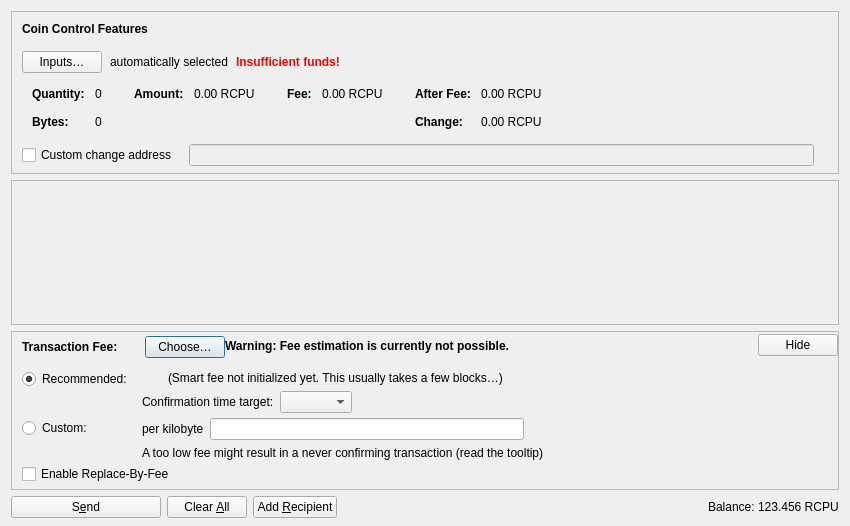
<?xml version="1.0" encoding="UTF-8"?>
<ui version="4.0">
 <class>SendCoinsDialog</class>
 <widget class="QDialog" name="SendCoinsDialog">
  <property name="geometry">
   <rect>
    <x>0</x>
    <y>0</y>
    <width>850</width>
    <height>526</height>
   </rect>
  </property>
  <property name="windowTitle">
   <string>Send Coins</string>
  </property>
  <layout class="QVBoxLayout" name="verticalLayout" stretch="0,1,0,0">
   <property name="bottomMargin">
    <number>8</number>
   </property>
   <item>
    <widget class="QFrame" name="frameCoinControl">
     <property name="sizePolicy">
      <sizepolicy hsizetype="Expanding" vsizetype="Expanding">
       <horstretch>0</horstretch>
       <verstretch>0</verstretch>
      </sizepolicy>
     </property>
     <property name="maximumSize">
      <size>
       <width>16777215</width>
       <height>16777215</height>
      </size>
     </property>
     <property name="frameShape">
      <enum>QFrame::StyledPanel</enum>
     </property>
     <property name="frameShadow">
      <enum>QFrame::Sunken</enum>
     </property>
     <layout class="QVBoxLayout" name="verticalLayoutCoinControl2">
      <property name="spacing">
       <number>0</number>
      </property>
      <property name="leftMargin">
       <number>0</number>
      </property>
      <property name="topMargin">
       <number>0</number>
      </property>
      <property name="rightMargin">
       <number>0</number>
      </property>
      <property name="bottomMargin">
       <number>6</number>
      </property>
      <item>
       <layout class="QVBoxLayout" name="verticalLayoutCoinControl" stretch="0,0,0,0,1">
        <property name="spacing">
         <number>0</number>
        </property>
        <property name="leftMargin">
         <number>10</number>
        </property>
        <property name="topMargin">
         <number>10</number>
        </property>
        <item>
         <layout class="QHBoxLayout" name="horizontalLayoutCoinControl1">
          <property name="bottomMargin">
           <number>15</number>
          </property>
          <item>
           <widget class="QLabel" name="labelCoinControlFeatures">
            <property name="sizePolicy">
             <sizepolicy hsizetype="Preferred" vsizetype="Maximum">
              <horstretch>0</horstretch>
              <verstretch>0</verstretch>
             </sizepolicy>
            </property>
            <property name="font">
             <font>
              <weight>75</weight>
              <bold>true</bold>
             </font>
            </property>
            <property name="styleSheet">
             <string notr="true">font-weight:bold;</string>
            </property>
            <property name="text">
             <string>Coin Control Features</string>
            </property>
           </widget>
          </item>
         </layout>
        </item>
        <item>
         <layout class="QHBoxLayout" name="horizontalLayoutCoinControl2" stretch="0,0,0,0">
          <property name="spacing">
           <number>8</number>
          </property>
          <property name="bottomMargin">
           <number>10</number>
          </property>
          <item>
           <widget class="QPushButton" name="pushButtonCoinControl">
            <property name="styleSheet">
             <string notr="true"/>
            </property>
            <property name="text">
             <string>Inputs…</string>
            </property>
            <property name="autoDefault">
             <bool>false</bool>
            </property>
           </widget>
          </item>
          <item>
           <widget class="QLabel" name="labelCoinControlAutomaticallySelected">
            <property name="text">
             <string>automatically selected</string>
            </property>
            <property name="margin">
             <number>5</number>
            </property>
           </widget>
          </item>
          <item>
           <widget class="QLabel" name="labelCoinControlInsuffFunds">
            <property name="font">
             <font>
              <weight>75</weight>
              <bold>true</bold>
             </font>
            </property>
            <property name="styleSheet">
             <string notr="true">color:red;font-weight:bold;</string>
            </property>
            <property name="text">
             <string>Insufficient funds!</string>
            </property>
            <property name="margin">
             <number>5</number>
            </property>
           </widget>
          </item>
          <item>
           <spacer name="horizontalSpacerCoinControl">
            <property name="orientation">
             <enum>Qt::Horizontal</enum>
            </property>
            <property name="sizeHint" stdset="0">
             <size>
              <width>40</width>
              <height>1</height>
             </size>
            </property>
           </spacer>
          </item>
         </layout>
        </item>
        <item>
         <widget class="QWidget" name="widgetCoinControl" native="true">
          <property name="sizePolicy">
           <sizepolicy hsizetype="Preferred" vsizetype="Preferred">
            <horstretch>0</horstretch>
            <verstretch>0</verstretch>
           </sizepolicy>
          </property>
          <property name="minimumSize">
           <size>
            <width>0</width>
            <height>0</height>
           </size>
          </property>
          <property name="styleSheet">
           <string notr="true"/>
          </property>
          <layout class="QHBoxLayout" name="horizontalLayoutCoinControl5">
           <property name="leftMargin">
            <number>0</number>
           </property>
           <property name="topMargin">
            <number>0</number>
           </property>
           <property name="rightMargin">
            <number>0</number>
           </property>
           <property name="bottomMargin">
            <number>0</number>
           </property>
           <item>
            <layout class="QHBoxLayout" name="horizontalLayoutCoinControl3" stretch="0,0,0,1">
             <property name="spacing">
              <number>20</number>
             </property>
             <property name="topMargin">
              <number>0</number>
             </property>
             <property name="bottomMargin">
              <number>10</number>
             </property>
             <item>
              <layout class="QFormLayout" name="formLayoutCoinControl1">
               <property name="labelAlignment">
                <set>Qt::AlignLeft|Qt::AlignVCenter</set>
               </property>
               <property name="horizontalSpacing">
                <number>10</number>
               </property>
               <property name="verticalSpacing">
                <number>14</number>
               </property>
               <property name="leftMargin">
                <number>10</number>
               </property>
               <property name="topMargin">
                <number>4</number>
               </property>
               <property name="rightMargin">
                <number>6</number>
               </property>
               <item row="0" column="0">
                <widget class="QLabel" name="labelCoinControlQuantityText">
                 <property name="font">
                  <font>
                   <weight>75</weight>
                   <bold>true</bold>
                  </font>
                 </property>
                 <property name="text">
                  <string>Quantity:</string>
                 </property>
                 <property name="margin">
                  <number>0</number>
                 </property>
                </widget>
               </item>
               <item row="0" column="1">
                <widget class="QLabel" name="labelCoinControlQuantity">
                 <property name="cursor">
                  <cursorShape>IBeamCursor</cursorShape>
                 </property>
                 <property name="contextMenuPolicy">
                  <enum>Qt::ActionsContextMenu</enum>
                 </property>
                 <property name="text">
                  <string notr="true">0</string>
                 </property>
                 <property name="margin">
                  <number>0</number>
                 </property>
                 <property name="textInteractionFlags">
                  <set>Qt::LinksAccessibleByMouse|Qt::TextSelectableByKeyboard|Qt::TextSelectableByMouse</set>
                 </property>
                </widget>
               </item>
               <item row="1" column="0">
                <widget class="QLabel" name="labelCoinControlBytesText">
                 <property name="font">
                  <font>
                   <weight>75</weight>
                   <bold>true</bold>
                  </font>
                 </property>
                 <property name="text">
                  <string>Bytes:</string>
                 </property>
                </widget>
               </item>
               <item row="1" column="1">
                <widget class="QLabel" name="labelCoinControlBytes">
                 <property name="cursor">
                  <cursorShape>IBeamCursor</cursorShape>
                 </property>
                 <property name="contextMenuPolicy">
                  <enum>Qt::ActionsContextMenu</enum>
                 </property>
                 <property name="text">
                  <string notr="true">0</string>
                 </property>
                 <property name="textInteractionFlags">
                  <set>Qt::LinksAccessibleByMouse|Qt::TextSelectableByKeyboard|Qt::TextSelectableByMouse</set>
                 </property>
                </widget>
               </item>
              </layout>
             </item>
             <item>
              <layout class="QFormLayout" name="formLayoutCoinControl2">
               <property name="horizontalSpacing">
                <number>10</number>
               </property>
               <property name="verticalSpacing">
                <number>14</number>
               </property>
               <property name="leftMargin">
                <number>6</number>
               </property>
               <property name="topMargin">
                <number>4</number>
               </property>
               <property name="rightMargin">
                <number>6</number>
               </property>
               <item row="0" column="0">
                <widget class="QLabel" name="labelCoinControlAmountText">
                 <property name="font">
                  <font>
                   <weight>75</weight>
                   <bold>true</bold>
                  </font>
                 </property>
                 <property name="text">
                  <string>Amount:</string>
                 </property>
                 <property name="margin">
                  <number>0</number>
                 </property>
                </widget>
               </item>
               <item row="0" column="1">
                <widget class="QLabel" name="labelCoinControlAmount">
                 <property name="cursor">
                  <cursorShape>IBeamCursor</cursorShape>
                 </property>
                 <property name="contextMenuPolicy">
                  <enum>Qt::ActionsContextMenu</enum>
                 </property>
                 <property name="text">
                  <string notr="true">0.00 RCPU</string>
                 </property>
                 <property name="textInteractionFlags">
                  <set>Qt::LinksAccessibleByMouse|Qt::TextSelectableByKeyboard|Qt::TextSelectableByMouse</set>
                 </property>
                </widget>
               </item>
              </layout>
             </item>
             <item>
              <layout class="QFormLayout" name="formLayoutCoinControl3">
               <property name="horizontalSpacing">
                <number>10</number>
               </property>
               <property name="verticalSpacing">
                <number>14</number>
               </property>
               <property name="leftMargin">
                <number>6</number>
               </property>
               <property name="topMargin">
                <number>4</number>
               </property>
               <property name="rightMargin">
                <number>6</number>
               </property>
               <item row="0" column="0">
                <widget class="QLabel" name="labelCoinControlFeeText">
                 <property name="font">
                  <font>
                   <weight>75</weight>
                   <bold>true</bold>
                  </font>
                 </property>
                 <property name="text">
                  <string>Fee:</string>
                 </property>
                 <property name="margin">
                  <number>0</number>
                 </property>
                </widget>
               </item>
               <item row="0" column="1">
                <widget class="QLabel" name="labelCoinControlFee">
                 <property name="cursor">
                  <cursorShape>IBeamCursor</cursorShape>
                 </property>
                 <property name="contextMenuPolicy">
                  <enum>Qt::ActionsContextMenu</enum>
                 </property>
                 <property name="text">
                  <string notr="true">0.00 RCPU</string>
                 </property>
                 <property name="textInteractionFlags">
                  <set>Qt::LinksAccessibleByMouse|Qt::TextSelectableByKeyboard|Qt::TextSelectableByMouse</set>
                 </property>
                </widget>
               </item>
              </layout>
             </item>
             <item>
              <layout class="QFormLayout" name="formLayoutCoinControl4">
               <property name="labelAlignment">
                <set>Qt::AlignLeft|Qt::AlignVCenter</set>
               </property>
               <property name="horizontalSpacing">
                <number>10</number>
               </property>
               <property name="verticalSpacing">
                <number>14</number>
               </property>
               <property name="leftMargin">
                <number>6</number>
               </property>
               <property name="topMargin">
                <number>4</number>
               </property>
               <property name="rightMargin">
                <number>6</number>
               </property>
               <item row="0" column="0">
                <widget class="QLabel" name="labelCoinControlAfterFeeText">
                 <property name="font">
                  <font>
                   <weight>75</weight>
                   <bold>true</bold>
                  </font>
                 </property>
                 <property name="text">
                  <string>After Fee:</string>
                 </property>
                 <property name="margin">
                  <number>0</number>
                 </property>
                </widget>
               </item>
               <item row="0" column="1">
                <widget class="QLabel" name="labelCoinControlAfterFee">
                 <property name="cursor">
                  <cursorShape>IBeamCursor</cursorShape>
                 </property>
                 <property name="contextMenuPolicy">
                  <enum>Qt::ActionsContextMenu</enum>
                 </property>
                 <property name="text">
                  <string notr="true">0.00 RCPU</string>
                 </property>
                 <property name="textInteractionFlags">
                  <set>Qt::LinksAccessibleByMouse|Qt::TextSelectableByKeyboard|Qt::TextSelectableByMouse</set>
                 </property>
                </widget>
               </item>
               <item row="1" column="0">
                <widget class="QLabel" name="labelCoinControlChangeText">
                 <property name="font">
                  <font>
                   <weight>75</weight>
                   <bold>true</bold>
                  </font>
                 </property>
                 <property name="text">
                  <string>Change:</string>
                 </property>
                </widget>
               </item>
               <item row="1" column="1">
                <widget class="QLabel" name="labelCoinControlChange">
                 <property name="cursor">
                  <cursorShape>IBeamCursor</cursorShape>
                 </property>
                 <property name="contextMenuPolicy">
                  <enum>Qt::ActionsContextMenu</enum>
                 </property>
                 <property name="text">
                  <string notr="true">0.00 RCPU</string>
                 </property>
                 <property name="textInteractionFlags">
                  <set>Qt::LinksAccessibleByMouse|Qt::TextSelectableByKeyboard|Qt::TextSelectableByMouse</set>
                 </property>
                </widget>
               </item>
              </layout>
             </item>
            </layout>
           </item>
          </layout>
         </widget>
        </item>
        <item>
         <layout class="QHBoxLayout" name="horizontalLayoutCoinControl4" stretch="0,0,0">
          <property name="spacing">
           <number>12</number>
          </property>
          <property name="sizeConstraint">
           <enum>QLayout::SetDefaultConstraint</enum>
          </property>
          <property name="topMargin">
           <number>5</number>
          </property>
          <property name="rightMargin">
           <number>5</number>
          </property>
          <item>
           <widget class="QCheckBox" name="checkBoxCoinControlChange">
            <property name="toolTip">
             <string>If this is activated, but the change address is empty or invalid, change will be sent to a newly generated address.</string>
            </property>
            <property name="text">
             <string>Custom change address</string>
            </property>
           </widget>
          </item>
          <item>
           <widget class="QValidatedLineEdit" name="lineEditCoinControlChange">
            <property name="enabled">
             <bool>false</bool>
            </property>
            <property name="sizePolicy">
             <sizepolicy hsizetype="Expanding" vsizetype="Fixed">
              <horstretch>0</horstretch>
              <verstretch>0</verstretch>
             </sizepolicy>
            </property>
           </widget>
          </item>
          <item>
           <widget class="QLabel" name="labelCoinControlChangeLabel">
            <property name="sizePolicy">
             <sizepolicy hsizetype="Preferred" vsizetype="Expanding">
              <horstretch>0</horstretch>
              <verstretch>0</verstretch>
             </sizepolicy>
            </property>
            <property name="minimumSize">
             <size>
              <width>0</width>
              <height>0</height>
             </size>
            </property>
            <property name="text">
             <string/>
            </property>
            <property name="margin">
             <number>3</number>
            </property>
           </widget>
          </item>
         </layout>
        </item>
        <item>
         <spacer name="verticalSpacerCoinControl">
          <property name="orientation">
           <enum>Qt::Vertical</enum>
          </property>
          <property name="sizeHint" stdset="0">
           <size>
            <width>800</width>
            <height>1</height>
           </size>
          </property>
         </spacer>
        </item>
       </layout>
      </item>
     </layout>
    </widget>
   </item>
   <item>
    <widget class="QScrollArea" name="scrollArea">
     <property name="widgetResizable">
      <bool>true</bool>
     </property>
     <widget class="QWidget" name="scrollAreaWidgetContents">
      <property name="geometry">
       <rect>
        <x>0</x>
        <y>0</y>
        <width>830</width>
        <height>104</height>
       </rect>
      </property>
      <layout class="QVBoxLayout" name="verticalLayout_2" stretch="0,1">
       <property name="leftMargin">
        <number>0</number>
       </property>
       <property name="topMargin">
        <number>0</number>
       </property>
       <property name="rightMargin">
        <number>0</number>
       </property>
       <property name="bottomMargin">
        <number>0</number>
       </property>
       <item>
        <layout class="QVBoxLayout" name="entries">
         <property name="spacing">
          <number>6</number>
         </property>
        </layout>
       </item>
       <item>
        <spacer name="verticalSpacer">
         <property name="orientation">
          <enum>Qt::Vertical</enum>
         </property>
         <property name="sizeHint" stdset="0">
          <size>
           <width>20</width>
           <height>40</height>
          </size>
         </property>
        </spacer>
       </item>
      </layout>
     </widget>
    </widget>
   </item>
   <item>
    <widget class="QFrame" name="frameFee">
     <property name="sizePolicy">
      <sizepolicy hsizetype="Expanding" vsizetype="Expanding">
       <horstretch>0</horstretch>
       <verstretch>0</verstretch>
      </sizepolicy>
     </property>
     <property name="maximumSize">
      <size>
       <width>16777215</width>
       <height>16777215</height>
      </size>
     </property>
     <property name="frameShape">
      <enum>QFrame::StyledPanel</enum>
     </property>
     <property name="frameShadow">
      <enum>QFrame::Sunken</enum>
     </property>
     <layout class="QVBoxLayout" name="verticalLayoutFee1">
      <property name="spacing">
       <number>0</number>
      </property>
      <property name="leftMargin">
       <number>0</number>
      </property>
      <property name="topMargin">
       <number>0</number>
      </property>
      <property name="rightMargin">
       <number>0</number>
      </property>
      <property name="bottomMargin">
       <number>0</number>
      </property>
      <item>
       <layout class="QVBoxLayout" name="verticalLayoutFee2" stretch="0,0,0">
        <property name="spacing">
         <number>0</number>
        </property>
        <property name="leftMargin">
         <number>10</number>
        </property>
        <property name="topMargin">
         <number>0</number>
        </property>
        <item>
         <layout class="QHBoxLayout" name="horizontalLayoutFee1">
          <property name="bottomMargin">
           <number>0</number>
          </property>
          <item>
           <layout class="QVBoxLayout" name="verticalLayoutFee7">
            <property name="spacing">
             <number>0</number>
            </property>
            <item>
             <spacer name="verticalSpacerSmartFee">
              <property name="orientation">
               <enum>Qt::Vertical</enum>
              </property>
              <property name="sizeType">
               <enum>QSizePolicy::Fixed</enum>
              </property>
              <property name="sizeHint" stdset="0">
               <size>
                <width>1</width>
                <height>4</height>
               </size>
              </property>
             </spacer>
            </item>
            <item>
             <layout class="QHBoxLayout" name="horizontalLayoutSmartFee">
              <property name="spacing">
               <number>10</number>
              </property>
              <item>
               <widget class="QLabel" name="labelFeeHeadline">
                <property name="sizePolicy">
                 <sizepolicy hsizetype="Preferred" vsizetype="Maximum">
                  <horstretch>0</horstretch>
                  <verstretch>0</verstretch>
                 </sizepolicy>
                </property>
                <property name="font">
                 <font>
                  <weight>75</weight>
                  <bold>true</bold>
                 </font>
                </property>
                <property name="styleSheet">
                 <string notr="true">font-weight:bold;</string>
                </property>
                <property name="text">
                 <string>Transaction Fee:</string>
                </property>
               </widget>
              </item>
              <item>
               <widget class="QLabel" name="labelFeeMinimized">
                <property name="text">
                 <string/>
                </property>
               </widget>
              </item>
              <item>
               <widget class="QPushButton" name="buttonChooseFee">
                <property name="text">
                 <string>Choose…</string>
                </property>
               </widget>
              </item>
             </layout>
            </item>
            <item>
             <spacer name="verticalSpacer_5">
              <property name="orientation">
               <enum>Qt::Vertical</enum>
              </property>
              <property name="sizeHint" stdset="0">
               <size>
                <width>1</width>
                <height>1</height>
               </size>
              </property>
             </spacer>
            </item>
           </layout>
          </item>
          <item>
           <widget class="QLabel" name="fallbackFeeWarningLabel">
            <property name="toolTip">
             <string>Using the fallbackfee can result in sending a transaction that will take several hours or days (or never) to confirm. Consider choosing your fee manually or wait until you have validated the complete chain.</string>
            </property>
            <property name="font">
            <font>
                <weight>75</weight>
                <bold>true</bold>
            </font>
            </property>
            <property name="text">
             <string>Warning: Fee estimation is currently not possible.</string>
            </property>
            <property name="wordWrap">
             <bool>false</bool>
            </property>
           </widget>
          </item>
          <item>
           <spacer name="horizontalSpacer_4">
            <property name="orientation">
             <enum>Qt::Horizontal</enum>
            </property>
            <property name="sizeType">
             <enum>QSizePolicy::MinimumExpanding</enum>
            </property>
            <property name="sizeHint" stdset="0">
             <size>
              <width>40</width>
              <height>20</height>
             </size>
            </property>
           </spacer>
          </item>
          <item>
           <widget class="QPushButton" name="buttonMinimizeFee">
            <property name="toolTip">
             <string>Hide transaction fee settings</string>
            </property>
            <property name="text">
             <string>Hide</string>
            </property>
           </widget>
          </item>
         </layout>
        </item>
        <item>
         <widget class="QFrame" name="frameFeeSelection">
          <layout class="QVBoxLayout" name="verticalLayoutFee12">
           <property name="spacing">
            <number>0</number>
           </property>
           <property name="leftMargin">
            <number>0</number>
           </property>
           <property name="topMargin">
            <number>0</number>
           </property>
           <property name="rightMargin">
            <number>0</number>
           </property>
           <property name="bottomMargin">
            <number>0</number>
           </property>
           <item>
            <layout class="QGridLayout" name="gridLayoutFee">
             <property name="topMargin">
              <number>10</number>
             </property>
             <property name="bottomMargin">
              <number>4</number>
             </property>
             <property name="horizontalSpacing">
              <number>10</number>
             </property>
             <property name="verticalSpacing">
              <number>4</number>
             </property>
             <item row="1" column="1">
              <layout class="QVBoxLayout" name="verticalLayoutFee8">
               <property name="spacing">
                <number>6</number>
               </property>
               <item>
                <layout class="QHBoxLayout" name="horizontalLayoutFee13">
                 <item>
                  <widget class="QLabel" name="labelCustomPerKilobyte">
                   <property name="toolTip">
                    <string>Specify a custom fee per kB (1,000 bytes) of the transaction's virtual size.

Note:  Since the fee is calculated on a per-byte basis, a fee rate of "100 satoshis per kvB" for a transaction size of 500 virtual bytes (half of 1 kvB) would ultimately yield a fee of only 50 satoshis.</string>
                   </property>
                   <property name="text">
                    <string>per kilobyte</string>
                   </property>
                  </widget>
                 </item>
                 <item>
                  <widget class="BitcoinAmountField" name="customFee"/>
                 </item>
                 <item>
                  <spacer name="horizontalSpacer_6">
                   <property name="orientation">
                    <enum>Qt::Horizontal</enum>
                   </property>
                   <property name="sizeHint" stdset="0">
                    <size>
                     <width>1</width>
                     <height>1</height>
                    </size>
                   </property>
                  </spacer>
                 </item>
                </layout>
               </item>
               <item>
                <layout class="QHBoxLayout" name="horizontalLayoutFee8">
                 <item>
                  <widget class="QLabel" name="labelCustomFeeWarning">
                   <property name="enabled">
                    <bool>true</bool>
                   </property>
                   <property name="toolTip">
                    <string>When there is less transaction volume than space in the blocks, miners as well as relaying nodes may enforce a minimum fee. Paying only this minimum fee is just fine, but be aware that this can result in a never confirming transaction once there is more demand for bitcoin transactions than the network can process.</string>
                   </property>
                   <property name="text">
                    <string>A too low fee might result in a never confirming transaction (read the tooltip)</string>
                   </property>
                  </widget>
                 </item>
                 <item>
                  <spacer name="horizontalSpacer_2">
                   <property name="orientation">
                    <enum>Qt::Horizontal</enum>
                   </property>
                   <property name="sizeHint" stdset="0">
                    <size>
                     <width>1</width>
                     <height>1</height>
                    </size>
                   </property>
                  </spacer>
                 </item>
                </layout>
               </item>
              </layout>
             </item>
             <item row="0" column="0">
              <layout class="QVBoxLayout" name="verticalLayoutFee4" stretch="0,1">
               <item>
                <widget class="QRadioButton" name="radioSmartFee">
                 <property name="text">
                  <string>Recommended:</string>
                 </property>
                 <property name="checked">
                  <bool>true</bool>
                 </property>
                 <attribute name="buttonGroup">
                  <string notr="true">groupFee</string>
                 </attribute>
                </widget>
               </item>
               <item>
                <spacer name="verticalSpacer_2">
                 <property name="orientation">
                  <enum>Qt::Vertical</enum>
                 </property>
                 <property name="sizeHint" stdset="0">
                  <size>
                   <width>1</width>
                   <height>1</height>
                  </size>
                 </property>
                </spacer>
               </item>
              </layout>
             </item>
             <item row="1" column="0">
              <layout class="QVBoxLayout" name="verticalLayoutFee9" stretch="0,1">
               <item>
                <widget class="QRadioButton" name="radioCustomFee">
                 <property name="text">
                  <string>Custom:</string>
                 </property>
                 <attribute name="buttonGroup">
                  <string notr="true">groupFee</string>
                 </attribute>
                </widget>
               </item>
               <item>
                <spacer name="verticalSpacer_6">
                 <property name="orientation">
                  <enum>Qt::Vertical</enum>
                 </property>
                 <property name="sizeHint" stdset="0">
                  <size>
                   <width>1</width>
                   <height>1</height>
                  </size>
                 </property>
                </spacer>
               </item>
              </layout>
             </item>
             <item row="0" column="1">
              <layout class="QVBoxLayout" name="verticalLayoutFee3" stretch="0,0,1">
               <property name="spacing">
                <number>6</number>
               </property>
               <property name="topMargin">
                <number>2</number>
               </property>
               <item>
                <layout class="QHBoxLayout" name="horizontalLayoutFee12">
                 <item>
                  <widget class="QLabel" name="labelSmartFee">
                   <property name="text">
                    <string/>
                   </property>
                  </widget>
                 </item>
                 <item>
                  <widget class="QLabel" name="labelFeeEstimation">
                   <property name="text">
                    <string/>
                   </property>
                  </widget>
                 </item>
                 <item>
                  <widget class="QLabel" name="labelSmartFee2">
                   <property name="text">
                    <string>(Smart fee not initialized yet. This usually takes a few blocks…)</string>
                   </property>
                  </widget>
                 </item>
                 <item>
                  <spacer name="horizontalSpacer_5">
                   <property name="orientation">
                    <enum>Qt::Horizontal</enum>
                   </property>
                   <property name="sizeHint" stdset="0">
                    <size>
                     <width>1</width>
                     <height>1</height>
                    </size>
                   </property>
                  </spacer>
                 </item>
                </layout>
               </item>
               <item>
                <layout class="QHBoxLayout" name="horizontalLayoutFee9">
                 <item>
                  <layout class="QVBoxLayout" name="verticalLayoutFee6">
                   <item>
                    <widget class="QLabel" name="labelSmartFee3">
                     <property name="text">
                      <string>Confirmation time target:</string>
                     </property>
                    </widget>
                   </item>
                  </layout>
                 </item>
                 <item>
                  <layout class="QVBoxLayout" name="verticalLayoutFee5">
                   <property name="rightMargin">
                    <number>30</number>
                   </property>
                   <item>
                    <layout class="QHBoxLayout" name="horizontalLayoutConfTarget">
                     <property name="bottomMargin">
                      <number>0</number>
                     </property>
                     <item>
                      <widget class="QComboBox" name="confTargetSelector"/>
                     </item>
                     <item>
                      <spacer name="horizontalSpacerConfTarget">
                       <property name="orientation">
                        <enum>Qt::Horizontal</enum>
                       </property>
                       <property name="sizeHint" stdset="0">
                        <size>
                         <width>40</width>
                         <height>20</height>
                        </size>
                       </property>
                      </spacer>
                     </item>
                    </layout>
                   </item>
                  </layout>
                 </item>
                </layout>
               </item>
               <item>
                <spacer name="verticalSpacer_4">
                 <property name="orientation">
                  <enum>Qt::Vertical</enum>
                 </property>
                 <property name="sizeHint" stdset="0">
                  <size>
                   <width>1</width>
                   <height>1</height>
                  </size>
                 </property>
                </spacer>
               </item>
              </layout>
             </item>
            </layout>
           </item>
           <item>
            <widget class="QCheckBox" name="optInRBF">
             <property name="text">
              <string>Enable Replace-By-Fee</string>
             </property>
             <property name="toolTip">
              <string>With Replace-By-Fee (BIP-125) you can increase a transaction's fee after it is sent. Without this, a higher fee may be recommended to compensate for increased transaction delay risk.</string>
             </property>
            </widget>
           </item>
          </layout>
         </widget>
        </item>
        <item>
         <spacer name="verticalSpacerFee">
          <property name="orientation">
           <enum>Qt::Vertical</enum>
          </property>
          <property name="sizeHint" stdset="0">
           <size>
            <width>40</width>
            <height>5</height>
           </size>
          </property>
         </spacer>
        </item>
       </layout>
      </item>
     </layout>
    </widget>
   </item>
   <item>
    <layout class="QHBoxLayout" name="horizontalLayout">
     <item>
      <widget class="QPushButton" name="sendButton">
       <property name="minimumSize">
        <size>
         <width>150</width>
         <height>0</height>
        </size>
       </property>
       <property name="toolTip">
        <string>Confirm the send action</string>
       </property>
       <property name="text">
        <string>S&amp;end</string>
       </property>
       <property name="icon">
        <iconset resource="../bitcoin.qrc">
         <normaloff>:/icons/send</normaloff>:/icons/send</iconset>
       </property>
       <property name="autoDefault">
        <bool>false</bool>
       </property>
       <property name="default">
        <bool>false</bool>
       </property>
      </widget>
     </item>
     <item>
      <widget class="QPushButton" name="clearButton">
       <property name="sizePolicy">
        <sizepolicy hsizetype="Minimum" vsizetype="Fixed">
         <horstretch>0</horstretch>
         <verstretch>0</verstretch>
        </sizepolicy>
       </property>
       <property name="toolTip">
        <string>Clear all fields of the form.</string>
       </property>
       <property name="text">
        <string>Clear &amp;All</string>
       </property>
       <property name="icon">
        <iconset resource="../bitcoin.qrc">
         <normaloff>:/icons/remove</normaloff>:/icons/remove</iconset>
       </property>
       <property name="autoDefault">
        <bool>false</bool>
       </property>
      </widget>
     </item>
     <item>
      <widget class="QPushButton" name="addButton">
       <property name="toolTip">
        <string>Send to multiple recipients at once</string>
       </property>
       <property name="text">
        <string>Add &amp;Recipient</string>
       </property>
       <property name="icon">
        <iconset resource="../bitcoin.qrc">
         <normaloff>:/icons/add</normaloff>:/icons/add</iconset>
       </property>
       <property name="autoDefault">
        <bool>false</bool>
       </property>
      </widget>
     </item>
     <item>
      <spacer name="horizontalSpacer">
       <property name="orientation">
        <enum>Qt::Horizontal</enum>
       </property>
       <property name="sizeHint" stdset="0">
        <size>
         <width>40</width>
         <height>20</height>
        </size>
       </property>
      </spacer>
     </item>
     <item>
      <layout class="QHBoxLayout" name="horizontalLayout_2">
       <property name="spacing">
        <number>3</number>
       </property>
       <item>
        <widget class="QLabel" name="labelBalanceName">
         <property name="sizePolicy">
          <sizepolicy hsizetype="Preferred" vsizetype="Fixed">
           <horstretch>0</horstretch>
           <verstretch>0</verstretch>
          </sizepolicy>
         </property>
         <property name="text">
          <string>Balance:</string>
         </property>
        </widget>
       </item>
       <item>
        <widget class="QLabel" name="labelBalance">
         <property name="sizePolicy">
          <sizepolicy hsizetype="Preferred" vsizetype="Fixed">
           <horstretch>0</horstretch>
           <verstretch>0</verstretch>
          </sizepolicy>
         </property>
         <property name="cursor">
          <cursorShape>IBeamCursor</cursorShape>
         </property>
         <property name="text">
          <string notr="true">123.456 RCPU</string>
         </property>
         <property name="textInteractionFlags">
          <set>Qt::LinksAccessibleByMouse|Qt::TextSelectableByKeyboard|Qt::TextSelectableByMouse</set>
         </property>
        </widget>
       </item>
      </layout>
     </item>
    </layout>
   </item>
  </layout>
 </widget>
 <customwidgets>
  <customwidget>
   <class>QValidatedLineEdit</class>
   <extends>QLineEdit</extends>
   <header>qt/qvalidatedlineedit.h</header>
  </customwidget>
  <customwidget>
   <class>BitcoinAmountField</class>
   <extends>QLineEdit</extends>
   <header>qt/bitcoinamountfield.h</header>
   <container>1</container>
  </customwidget>
 </customwidgets>
 <resources>
  <include location="../bitcoin.qrc"/>
 </resources>
 <connections/>
 <buttongroups>
  <buttongroup name="groupFee"/>
 </buttongroups>
</ui>
